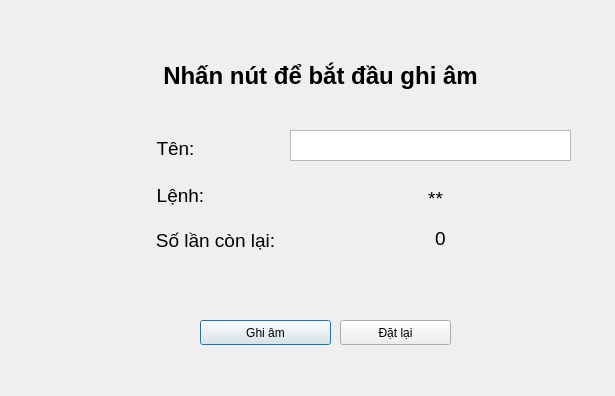
<?xml version="1.0" encoding="UTF-8"?>
<ui version="4.0">
 <class>Dialog</class>
 <widget class="QDialog" name="Dialog">
  <property name="geometry">
   <rect>
    <x>0</x>
    <y>0</y>
    <width>615</width>
    <height>396</height>
   </rect>
  </property>
  <property name="windowTitle">
   <string>Dialog</string>
  </property>
  <widget class="QLabel" name="title_label">
   <property name="geometry">
    <rect>
     <x>120</x>
     <y>50</y>
     <width>401</width>
     <height>51</height>
    </rect>
   </property>
   <property name="font">
    <font>
     <pointsize>18</pointsize>
     <weight>75</weight>
     <bold>true</bold>
    </font>
   </property>
   <property name="text">
    <string>Nhấn nút để bắt đầu ghi âm</string>
   </property>
   <property name="alignment">
    <set>Qt::AlignCenter</set>
   </property>
  </widget>
  <widget class="QPushButton" name="record_button">
   <property name="geometry">
    <rect>
     <x>200</x>
     <y>320</y>
     <width>131</width>
     <height>25</height>
    </rect>
   </property>
   <property name="text">
    <string>Ghi âm</string>
   </property>
  </widget>
  <widget class="QLabel" name="Command_label">
   <property name="geometry">
    <rect>
     <x>130</x>
     <y>180</y>
     <width>101</width>
     <height>31</height>
    </rect>
   </property>
   <property name="font">
    <font>
     <pointsize>14</pointsize>
    </font>
   </property>
   <property name="text">
    <string>Lệnh:</string>
   </property>
   <property name="alignment">
    <set>Qt::AlignCenter</set>
   </property>
  </widget>
  <widget class="QLabel" name="remain_label">
   <property name="geometry">
    <rect>
     <x>140</x>
     <y>230</y>
     <width>151</width>
     <height>21</height>
    </rect>
   </property>
   <property name="font">
    <font>
     <pointsize>14</pointsize>
    </font>
   </property>
   <property name="text">
    <string>Số lần còn lại:</string>
   </property>
   <property name="alignment">
    <set>Qt::AlignCenter</set>
   </property>
  </widget>
  <widget class="QLabel" name="cur_command_label">
   <property name="geometry">
    <rect>
     <x>340</x>
     <y>190</y>
     <width>191</width>
     <height>17</height>
    </rect>
   </property>
   <property name="font">
    <font>
     <pointsize>14</pointsize>
    </font>
   </property>
   <property name="text">
    <string>**</string>
   </property>
   <property name="alignment">
    <set>Qt::AlignCenter</set>
   </property>
  </widget>
  <widget class="QLabel" name="cur_remain_label">
   <property name="geometry">
    <rect>
     <x>390</x>
     <y>230</y>
     <width>101</width>
     <height>17</height>
    </rect>
   </property>
   <property name="font">
    <font>
     <pointsize>14</pointsize>
    </font>
   </property>
   <property name="text">
    <string>0</string>
   </property>
   <property name="alignment">
    <set>Qt::AlignCenter</set>
   </property>
  </widget>
  <widget class="QLabel" name="name_label">
   <property name="geometry">
    <rect>
     <x>130</x>
     <y>140</y>
     <width>91</width>
     <height>17</height>
    </rect>
   </property>
   <property name="font">
    <font>
     <pointsize>14</pointsize>
    </font>
   </property>
   <property name="text">
    <string>Tên:</string>
   </property>
   <property name="alignment">
    <set>Qt::AlignCenter</set>
   </property>
  </widget>
  <widget class="QTextEdit" name="name_textEdit">
   <property name="geometry">
    <rect>
     <x>290</x>
     <y>130</y>
     <width>281</width>
     <height>31</height>
    </rect>
   </property>
  </widget>
  <widget class="QPushButton" name="reset_button">
   <property name="geometry">
    <rect>
     <x>340</x>
     <y>320</y>
     <width>111</width>
     <height>25</height>
    </rect>
   </property>
   <property name="text">
    <string>Đặt lại</string>
   </property>
  </widget>
 </widget>
 <resources/>
 <connections/>
</ui>
